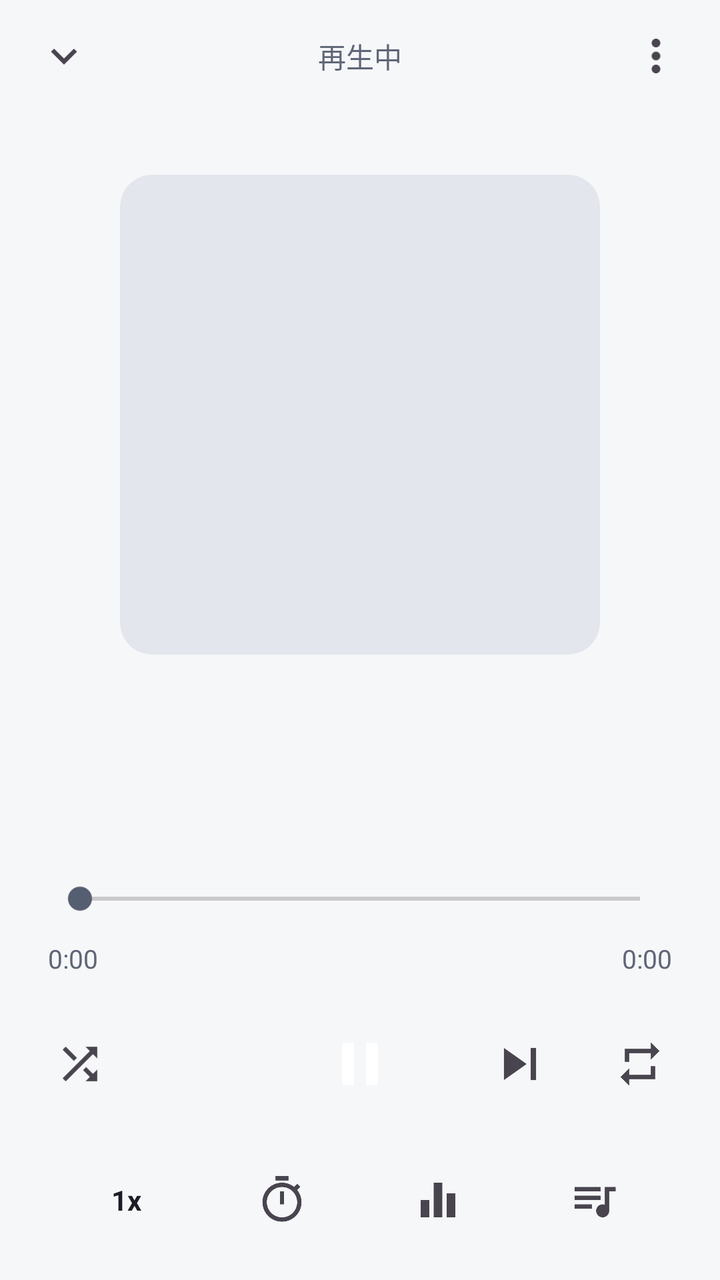
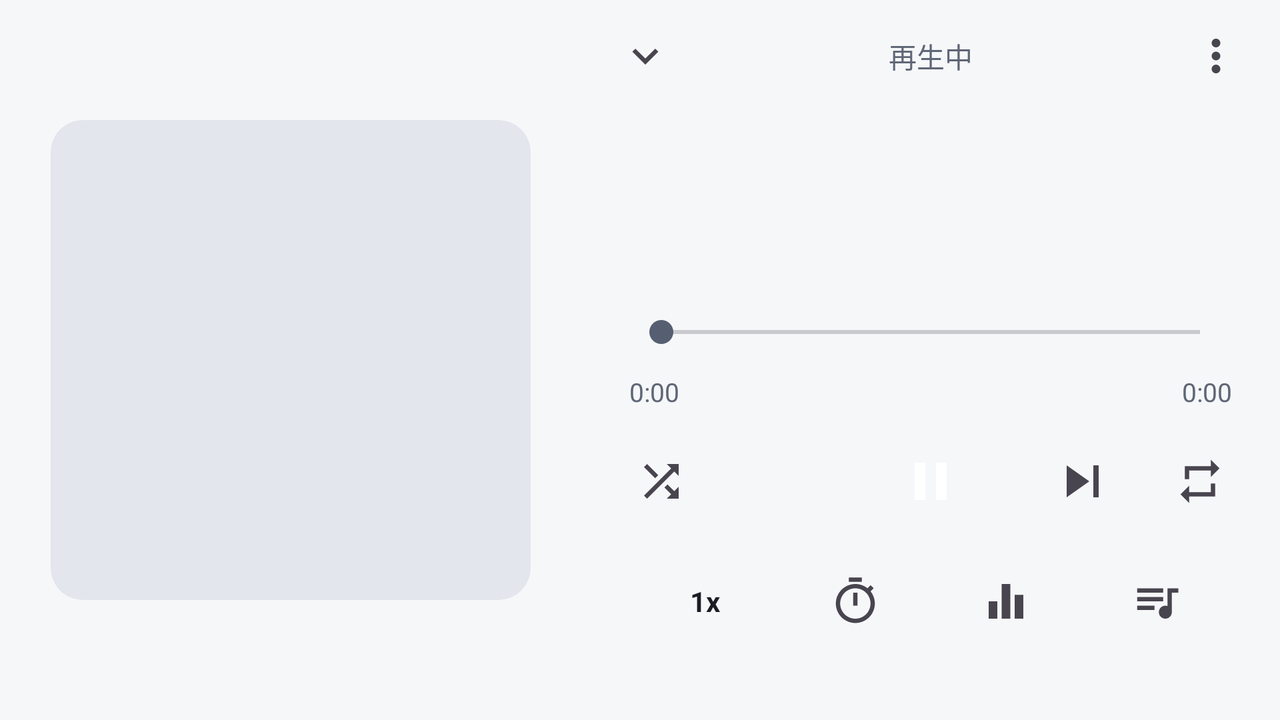

Compare how this app lays out the same screen by default and in its alternative resource folder. The renders come first, then the two layout files and the values they reference.
<!-- AndroidManifest.xml: application theme Theme.VideoPlayer -->
<!-- res/layout/activity_audio_player.xml -->
<?xml version="1.0" encoding="utf-8"?>
<LinearLayout xmlns:android="http://schemas.android.com/apk/res/android"
    xmlns:app="http://schemas.android.com/apk/res-auto"
    xmlns:tools="http://schemas.android.com/tools"
    android:id="@+id/root"
    android:layout_width="match_parent"
    android:layout_height="match_parent"
    android:background="@color/bg"
    android:orientation="vertical">

    
    <LinearLayout
        android:layout_width="match_parent"
        android:layout_height="56dp"
        android:gravity="center_vertical"
        android:orientation="horizontal"
        android:paddingHorizontal="8dp">

        <ImageButton
            android:id="@+id/closeButton"
            style="@style/PlayerButton"
            android:layout_width="48dp"
            android:contentDescription="@string/close"
            android:src="@drawable/ic_expand_more" />

        <TextView
            android:layout_width="0dp"
            android:layout_height="wrap_content"
            android:layout_weight="1"
            android:gravity="center"
            android:text="@string/player_now_playing"
            android:textColor="@color/text_muted"
            android:textSize="14sp" />

        <ImageButton
            android:id="@+id/moreButton"
            style="@style/PlayerButton"
            android:layout_width="48dp"
            android:contentDescription="@string/more"
            android:src="@drawable/ic_more" />
    </LinearLayout>

    
    <FrameLayout
        android:id="@+id/artContainer"
        android:layout_width="match_parent"
        android:layout_height="0dp"
        android:layout_weight="1"
        android:paddingHorizontal="32dp"
        android:paddingVertical="16dp">

        <com.google.android.material.card.MaterialCardView
            android:id="@+id/artCard"
            android:layout_width="240dp"
            android:layout_height="240dp"
            android:layout_gravity="center"
            app:cardBackgroundColor="@color/card"
            app:cardCornerRadius="16dp"
            app:cardElevation="0dp"
            app:strokeWidth="0dp">

            <ImageView
                android:id="@+id/art"
                android:layout_width="match_parent"
                android:layout_height="match_parent"
                android:importantForAccessibility="no"
                android:scaleType="centerCrop" />
        </com.google.android.material.card.MaterialCardView>
    </FrameLayout>

    <LinearLayout
        android:layout_width="match_parent"
        android:layout_height="wrap_content"
        android:orientation="vertical"
        android:paddingHorizontal="@dimen/audio_side">

        <TextView
            android:id="@+id/title"
            android:layout_width="match_parent"
            android:layout_height="wrap_content"
            android:ellipsize="end"
            android:maxLines="2"
            android:textColor="@color/text_primary"
            android:textSize="22sp"
            android:textStyle="bold" />

        <TextView
            android:id="@+id/subtitle"
            android:layout_width="match_parent"
            android:layout_height="wrap_content"
            android:layout_marginTop="4dp"
            android:ellipsize="end"
            android:maxLines="1"
            android:textColor="@color/text_muted"
            android:textSize="15sp" />

        <SeekBar
            android:id="@+id/seekBar"
            android:layout_width="match_parent"
            android:layout_height="wrap_content"
            android:layout_marginTop="16dp"
            android:paddingVertical="12dp" />

        <LinearLayout
            android:layout_width="match_parent"
            android:layout_height="wrap_content"
            android:orientation="horizontal">

            <TextView
                android:id="@+id/timeCurrent"
                style="@style/PlayerTime"
                android:gravity="start"
                android:text="@string/player_time_zero"
                android:textColor="@color/text_muted" />

            <Space
                android:layout_width="0dp"
                android:layout_height="1dp"
                android:layout_weight="1" />

            <TextView
                android:id="@+id/timeDuration"
                style="@style/PlayerTime"
                android:gravity="end"
                android:text="@string/player_time_zero"
                android:textColor="@color/text_muted" />
        </LinearLayout>
    </LinearLayout>

    
    <LinearLayout
        android:layout_width="match_parent"
        android:layout_height="wrap_content"
        android:layout_marginTop="8dp"
        android:gravity="center"
        android:orientation="horizontal"
        android:paddingHorizontal="@dimen/audio_side_controls">

        <ImageButton
            android:id="@+id/shuffleButton"
            style="@style/PlayerButton"
            android:layout_width="48dp"
            android:layout_height="48dp"
            android:contentDescription="@string/shuffle"
            android:src="@drawable/ic_shuffle" />

        <Space
            android:layout_width="0dp"
            android:layout_height="1dp"
            android:layout_weight="1" />

        <ImageButton
            android:id="@+id/prevButton"
            style="@style/PlayerButton"
            android:layout_width="56dp"
            android:layout_height="56dp"
            android:contentDescription="@string/player_prev_neutral"
            android:padding="12dp"
            android:scaleType="fitCenter"
            android:src="@drawable/ic_skip_previous" />

        <ImageButton
            android:id="@+id/playButton"
            android:layout_width="72dp"
            android:layout_height="72dp"
            android:layout_marginHorizontal="16dp"
            android:background="@drawable/bg_play_big"
            android:contentDescription="@string/play_pause"
            app:tint="#FFFFFF"
            android:padding="18dp"
            android:scaleType="fitCenter"
            android:src="@drawable/ic_pause" />

        <ImageButton
            android:id="@+id/nextButton"
            style="@style/PlayerButton"
            android:layout_width="56dp"
            android:layout_height="56dp"
            android:contentDescription="@string/player_next_neutral"
            android:padding="12dp"
            android:scaleType="fitCenter"
            android:src="@drawable/ic_skip_next" />

        <Space
            android:layout_width="0dp"
            android:layout_height="1dp"
            android:layout_weight="1" />

        <ImageButton
            android:id="@+id/repeatButton"
            style="@style/PlayerButton"
            android:layout_width="48dp"
            android:layout_height="48dp"
            android:contentDescription="@string/repeat"
            android:src="@drawable/ic_repeat" />
    </LinearLayout>

    
    <LinearLayout
        android:id="@+id/bottomRow"
        android:layout_width="match_parent"
        android:layout_height="wrap_content"
        android:layout_marginTop="8dp"
        android:gravity="center"
        android:orientation="horizontal"
        android:paddingHorizontal="@dimen/audio_side"
        android:paddingBottom="16dp">

        <TextView
            android:id="@+id/speedButton"
            android:layout_width="0dp"
            android:layout_height="48dp"
            android:layout_weight="1"
            android:background="?attr/selectableItemBackgroundBorderless"
            android:contentDescription="@string/speed"
            android:gravity="center"
            tools:text="1x"
            android:textColor="@color/text_primary"
            android:textSize="14sp"
            android:textStyle="bold" />

        <ImageButton
            android:id="@+id/timerButton"
            style="@style/PlayerButton"
            android:layout_width="0dp"
            android:layout_height="48dp"
            android:layout_weight="1"
            android:contentDescription="@string/sleep_timer"
            android:src="@drawable/ic_timer" />

        <ImageButton
            android:id="@+id/eqButton"
            style="@style/PlayerButton"
            android:layout_width="0dp"
            android:layout_height="48dp"
            android:layout_weight="1"
            android:contentDescription="@string/equalizer"
            android:src="@drawable/ic_equalizer" />

        <ImageButton
            android:id="@+id/queueButton"
            style="@style/PlayerButton"
            android:layout_width="0dp"
            android:layout_height="48dp"
            android:layout_weight="1"
            android:contentDescription="@string/queue"
            android:src="@drawable/ic_queue" />
    </LinearLayout>
</LinearLayout>
<!-- resources referenced by this layout -->
<resources>
  <color name="bg">#F6F7F9</color>
  <color name="card">#E3E6EC</color>
  <color name="text_muted">#5F6676</color>
  <color name="text_primary">#1A1D24</color>
  <dimen name="audio_side">24dp</dimen>
  <dimen name="audio_side_controls">16dp</dimen>
  <!-- drawable ic_expand_more (drawable) -->
  <vector
      android:tint="?attr/colorControlNormal" xmlns:android="http://schemas.android.com/apk/res/android"
      android:width="24dp"
      android:height="24dp"
      android:viewportWidth="24"
      android:viewportHeight="24">
      <path
          android:fillColor="#FFFFFFFF"
          android:pathData="M16.59,8.59L12,13.17 7.41,8.59 6,10l6,6 6,-6z" />
  </vector>
  <!-- drawable ic_pause (drawable) -->
  <vector
      android:tint="?attr/colorControlNormal" xmlns:android="http://schemas.android.com/apk/res/android"
      android:width="24dp"
      android:height="24dp"
      android:viewportWidth="24"
      android:viewportHeight="24">
      <path
          android:fillColor="#FFFFFFFF"
          android:pathData="M6,19h4L10,5L6,5v14zM14,5v14h4L18,5h-4z" />
  </vector>
  <!-- drawable ic_skip_next (drawable) -->
  <vector
      android:tint="?attr/colorControlNormal" xmlns:android="http://schemas.android.com/apk/res/android"
      android:width="24dp"
      android:height="24dp"
      android:viewportWidth="24"
      android:viewportHeight="24">
      <path
          android:fillColor="#FFFFFFFF"
          android:pathData="M6,18l8.5,-6L6,6v12zM16,6v12h2V6h-2z" />
  </vector>
  <string name="close">閉じる</string>
  <string name="equalizer">イコライザー</string>
  <string name="more">その他</string>
  <string name="play_pause">再生 / 一時停止</string>
  <string name="player_next_neutral">次へ</string>
  <string name="player_now_playing">再生中</string>
  <string name="player_prev_neutral">前へ</string>
  <string name="player_time_zero" translatable="false">0:00</string>
  <string name="queue">再生キュー</string>
  <string name="repeat">リピート</string>
  <string name="shuffle">シャッフル</string>
  <string name="sleep_timer">スリープタイマー</string>
  <string name="speed">再生速度</string>
  <style name="PlayerButton">
          <item name="android:layout_width">48dp</item>
          <item name="android:layout_height">48dp</item>
          <item name="android:padding">11dp</item>
          <item name="android:background">?attr/selectableItemBackgroundBorderless</item>
          <item name="android:scaleType">fitCenter</item>
      </style>
  <color name="accent">#2F6FE8</color>
  <color name="role_on_primary">#FFFFFF</color>
  <color name="role_primary_container">#D9E2FF</color>
  <color name="role_on_primary_container">#001A41</color>
  <color name="role_inverse_primary">#B0C6FF</color>
  <color name="role_secondary">#565E71</color>
  <color name="role_on_secondary">#FFFFFF</color>
  <color name="role_secondary_container">#DAE2F9</color>
  <color name="role_on_secondary_container">#131C2B</color>
  <color name="role_tertiary">#006A6A</color>
  <color name="role_on_tertiary">#FFFFFF</color>
  <color name="role_tertiary_container">#9CF1F0</color>
  <color name="role_on_tertiary_container">#002020</color>
  <color name="surface">#FFFFFF</color>
  <color name="role_surface_dim">#D9DCE2</color>
  <color name="role_surface_bright">#FFFFFF</color>
  <color name="role_surface_container_lowest">#FFFFFF</color>
  <color name="role_surface_container_low">#F7F8FB</color>
  <color name="role_surface_container">#F1F3F7</color>
  <color name="role_surface_container_high">#EBEEF3</color>
  <color name="role_surface_container_highest">#E5E8EE</color>
  <color name="role_inverse_surface">#2E3138</color>
  <color name="role_inverse_on_surface">#EFF0F5</color>
  <color name="role_outline">#757C8C</color>
  <color name="role_outline_variant">#C4C8D2</color>
  <!-- some entries are left out for length -->
</resources>
<!-- res/layout-land/activity_audio_player.xml (the repository's variant of the layout above) -->
<!-- drawn on the phone turned sideways -->
<?xml version="1.0" encoding="utf-8"?>
<LinearLayout xmlns:android="http://schemas.android.com/apk/res/android"
    xmlns:app="http://schemas.android.com/apk/res-auto"
    xmlns:tools="http://schemas.android.com/tools"
    android:id="@+id/root"
    android:layout_width="match_parent"
    android:layout_height="match_parent"
    android:background="@color/bg"
    android:orientation="horizontal">

    
    <FrameLayout
        android:id="@+id/artContainer"
        android:layout_width="0dp"
        android:layout_height="match_parent"
        android:layout_weight="1"
        android:paddingHorizontal="24dp"
        android:paddingVertical="16dp">

        <com.google.android.material.card.MaterialCardView
            android:id="@+id/artCard"
            android:layout_width="240dp"
            android:layout_height="240dp"
            android:layout_gravity="center"
            app:cardBackgroundColor="@color/card"
            app:cardCornerRadius="16dp"
            app:cardElevation="0dp"
            app:strokeWidth="0dp">

            <ImageView
                android:id="@+id/art"
                android:layout_width="match_parent"
                android:layout_height="match_parent"
                android:importantForAccessibility="no"
                android:scaleType="centerCrop" />
        </com.google.android.material.card.MaterialCardView>
    </FrameLayout>

    
    <ScrollView
        android:layout_width="0dp"
        android:layout_height="match_parent"
        android:layout_weight="1.2"
        android:fillViewport="true">

        <LinearLayout
            android:layout_width="match_parent"
            android:layout_height="match_parent"
            android:orientation="vertical">

            
            <LinearLayout
                android:layout_width="match_parent"
                android:layout_height="56dp"
                android:gravity="center_vertical"
                android:orientation="horizontal"
                android:paddingHorizontal="8dp">

                <ImageButton
                    android:id="@+id/closeButton"
                    style="@style/PlayerButton"
                    android:layout_width="48dp"
                    android:contentDescription="@string/close"
                    android:src="@drawable/ic_expand_more" />

                <TextView
                    android:layout_width="0dp"
                    android:layout_height="wrap_content"
                    android:layout_weight="1"
                    android:gravity="center"
                    android:text="@string/player_now_playing"
                    android:textColor="@color/text_muted"
                    android:textSize="14sp" />

                <ImageButton
                    android:id="@+id/moreButton"
                    style="@style/PlayerButton"
                    android:layout_width="48dp"
                    android:contentDescription="@string/more"
                    android:src="@drawable/ic_more" />
            </LinearLayout>

            <Space
                android:layout_width="match_parent"
                android:layout_height="0dp"
                android:layout_weight="1" />

            <LinearLayout
                android:layout_width="match_parent"
                android:layout_height="wrap_content"
                android:orientation="vertical"
                android:paddingHorizontal="24dp">

                <TextView
                    android:id="@+id/title"
                    android:layout_width="match_parent"
                    android:layout_height="wrap_content"
                    android:ellipsize="end"
                    android:maxLines="2"
                    android:textColor="@color/text_primary"
                    android:textSize="22sp"
                    android:textStyle="bold" />

                <TextView
                    android:id="@+id/subtitle"
                    android:layout_width="match_parent"
                    android:layout_height="wrap_content"
                    android:layout_marginTop="4dp"
                    android:ellipsize="end"
                    android:maxLines="1"
                    android:textColor="@color/text_muted"
                    android:textSize="15sp" />

                <SeekBar
                    android:id="@+id/seekBar"
                    android:layout_width="match_parent"
                    android:layout_height="wrap_content"
                    android:layout_marginTop="8dp"
                    android:paddingVertical="12dp" />

                <LinearLayout
                    android:layout_width="match_parent"
                    android:layout_height="wrap_content"
                    android:orientation="horizontal">

                    <TextView
                        android:id="@+id/timeCurrent"
                        style="@style/PlayerTime"
                        android:gravity="start"
                        android:text="@string/player_time_zero"
                        android:textColor="@color/text_muted" />

                    <Space
                        android:layout_width="0dp"
                        android:layout_height="1dp"
                        android:layout_weight="1" />

                    <TextView
                        android:id="@+id/timeDuration"
                        style="@style/PlayerTime"
                        android:gravity="end"
                        android:text="@string/player_time_zero"
                        android:textColor="@color/text_muted" />
                </LinearLayout>
            </LinearLayout>

            
            <LinearLayout
                android:layout_width="match_parent"
                android:layout_height="wrap_content"
                android:layout_marginTop="4dp"
                android:gravity="center"
                android:orientation="horizontal"
                android:paddingHorizontal="16dp">

                <ImageButton
                    android:id="@+id/shuffleButton"
                    style="@style/PlayerButton"
                    android:layout_width="48dp"
                    android:layout_height="48dp"
                    android:contentDescription="@string/shuffle"
                    android:src="@drawable/ic_shuffle" />

                <Space
                    android:layout_width="0dp"
                    android:layout_height="1dp"
                    android:layout_weight="1" />

                <ImageButton
                    android:id="@+id/prevButton"
                    style="@style/PlayerButton"
                    android:layout_width="56dp"
                    android:layout_height="56dp"
                    android:contentDescription="@string/player_prev_neutral"
                    android:padding="12dp"
                    android:scaleType="fitCenter"
                    android:src="@drawable/ic_skip_previous" />

                <ImageButton
                    android:id="@+id/playButton"
                    android:layout_width="64dp"
                    android:layout_height="64dp"
                    android:layout_marginHorizontal="16dp"
                    android:background="@drawable/bg_play_big"
                    android:contentDescription="@string/play_pause"
                    android:padding="16dp"
                    android:scaleType="fitCenter"
                    android:src="@drawable/ic_pause"
                    app:tint="#FFFFFF" />

                <ImageButton
                    android:id="@+id/nextButton"
                    style="@style/PlayerButton"
                    android:layout_width="56dp"
                    android:layout_height="56dp"
                    android:contentDescription="@string/player_next_neutral"
                    android:padding="12dp"
                    android:scaleType="fitCenter"
                    android:src="@drawable/ic_skip_next" />

                <Space
                    android:layout_width="0dp"
                    android:layout_height="1dp"
                    android:layout_weight="1" />

                <ImageButton
                    android:id="@+id/repeatButton"
                    style="@style/PlayerButton"
                    android:layout_width="48dp"
                    android:layout_height="48dp"
                    android:contentDescription="@string/repeat"
                    android:src="@drawable/ic_repeat" />
            </LinearLayout>

            
            <LinearLayout
                android:id="@+id/bottomRow"
                android:layout_width="match_parent"
                android:layout_height="wrap_content"
                android:layout_marginTop="4dp"
                android:gravity="center"
                android:orientation="horizontal"
                android:paddingHorizontal="24dp"
                android:paddingBottom="8dp">

                <TextView
                    android:id="@+id/speedButton"
                    android:layout_width="0dp"
                    android:layout_height="48dp"
                    android:layout_weight="1"
                    android:background="?attr/selectableItemBackgroundBorderless"
                    android:contentDescription="@string/speed"
                    android:gravity="center"
                    android:textColor="@color/text_primary"
                    android:textSize="14sp"
                    android:textStyle="bold"
                    tools:text="1x" />

                <ImageButton
                    android:id="@+id/timerButton"
                    style="@style/PlayerButton"
                    android:layout_width="0dp"
                    android:layout_height="48dp"
                    android:layout_weight="1"
                    android:contentDescription="@string/sleep_timer"
                    android:src="@drawable/ic_timer" />

                <ImageButton
                    android:id="@+id/eqButton"
                    style="@style/PlayerButton"
                    android:layout_width="0dp"
                    android:layout_height="48dp"
                    android:layout_weight="1"
                    android:contentDescription="@string/equalizer"
                    android:src="@drawable/ic_equalizer" />

                <ImageButton
                    android:id="@+id/queueButton"
                    style="@style/PlayerButton"
                    android:layout_width="0dp"
                    android:layout_height="48dp"
                    android:layout_weight="1"
                    android:contentDescription="@string/queue"
                    android:src="@drawable/ic_queue" />
            </LinearLayout>

            <Space
                android:layout_width="match_parent"
                android:layout_height="0dp"
                android:layout_weight="1" />
        </LinearLayout>
    </ScrollView>
</LinearLayout>
<!-- resources referenced by the variant -->
<!-- as the phone turned sideways resolves them -->
<resources>
  <color name="bg">#F6F7F9</color>
  <color name="card">#E3E6EC</color>
  <color name="text_muted">#5F6676</color>
  <color name="text_primary">#1A1D24</color>
  <!-- drawable ic_expand_more (drawable) -->
  <vector
      android:tint="?attr/colorControlNormal" xmlns:android="http://schemas.android.com/apk/res/android"
      android:width="24dp"
      android:height="24dp"
      android:viewportWidth="24"
      android:viewportHeight="24">
      <path
          android:fillColor="#FFFFFFFF"
          android:pathData="M16.59,8.59L12,13.17 7.41,8.59 6,10l6,6 6,-6z" />
  </vector>
  <!-- drawable ic_pause (drawable) -->
  <vector
      android:tint="?attr/colorControlNormal" xmlns:android="http://schemas.android.com/apk/res/android"
      android:width="24dp"
      android:height="24dp"
      android:viewportWidth="24"
      android:viewportHeight="24">
      <path
          android:fillColor="#FFFFFFFF"
          android:pathData="M6,19h4L10,5L6,5v14zM14,5v14h4L18,5h-4z" />
  </vector>
  <!-- drawable ic_skip_next (drawable) -->
  <vector
      android:tint="?attr/colorControlNormal" xmlns:android="http://schemas.android.com/apk/res/android"
      android:width="24dp"
      android:height="24dp"
      android:viewportWidth="24"
      android:viewportHeight="24">
      <path
          android:fillColor="#FFFFFFFF"
          android:pathData="M6,18l8.5,-6L6,6v12zM16,6v12h2V6h-2z" />
  </vector>
  <string name="close">閉じる</string>
  <string name="equalizer">イコライザー</string>
  <string name="more">その他</string>
  <string name="play_pause">再生 / 一時停止</string>
  <string name="player_next_neutral">次へ</string>
  <string name="player_now_playing">再生中</string>
  <string name="player_prev_neutral">前へ</string>
  <string name="player_time_zero" translatable="false">0:00</string>
  <string name="queue">再生キュー</string>
  <string name="repeat">リピート</string>
  <string name="shuffle">シャッフル</string>
  <string name="sleep_timer">スリープタイマー</string>
  <string name="speed">再生速度</string>
  <style name="PlayerButton">
          <item name="android:layout_width">48dp</item>
          <item name="android:layout_height">48dp</item>
          <item name="android:padding">11dp</item>
          <item name="android:background">?attr/selectableItemBackgroundBorderless</item>
          <item name="android:scaleType">fitCenter</item>
      </style>
  <color name="accent">#2F6FE8</color>
  <color name="role_on_primary">#FFFFFF</color>
  <color name="role_primary_container">#D9E2FF</color>
  <color name="role_on_primary_container">#001A41</color>
  <color name="role_inverse_primary">#B0C6FF</color>
  <color name="role_secondary">#565E71</color>
  <color name="role_on_secondary">#FFFFFF</color>
  <color name="role_secondary_container">#DAE2F9</color>
  <color name="role_on_secondary_container">#131C2B</color>
  <color name="role_tertiary">#006A6A</color>
  <color name="role_on_tertiary">#FFFFFF</color>
  <color name="role_tertiary_container">#9CF1F0</color>
  <color name="role_on_tertiary_container">#002020</color>
  <color name="surface">#FFFFFF</color>
  <color name="role_surface_dim">#D9DCE2</color>
  <color name="role_surface_bright">#FFFFFF</color>
  <color name="role_surface_container_lowest">#FFFFFF</color>
  <color name="role_surface_container_low">#F7F8FB</color>
  <color name="role_surface_container">#F1F3F7</color>
  <color name="role_surface_container_high">#EBEEF3</color>
  <color name="role_surface_container_highest">#E5E8EE</color>
  <color name="role_inverse_surface">#2E3138</color>
  <color name="role_inverse_on_surface">#EFF0F5</color>
  <color name="role_outline">#757C8C</color>
  <color name="role_outline_variant">#C4C8D2</color>
  <!-- some entries are left out for length -->
</resources>
